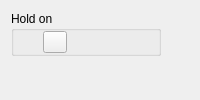
              <widget class="QWidget" name="tab">
               <attribute name="title">
                <string>Settings</string>
               </attribute>
               <layout class="QVBoxLayout" name="verticalLayout_17">
                <item>
                 <layout class="QVBoxLayout" name="verticalLayout_14">
                  <property name="spacing">
                   <number>-1</number>
                  </property>
                  <item>
                   <widget class="QGroupBox" name="groupBox_13">
                    <property name="sizePolicy">
                     <sizepolicy hsizetype="Preferred" vsizetype="Fixed">
                      <horstretch>0</horstretch>
                      <verstretch>0</verstretch>
                     </sizepolicy>
                    </property>
                    <property name="maximumSize">
                     <size>
                      <width>150</width>
                      <height>16777215</height>
                     </size>
                    </property>
                    <property name="toolTip">
                     <string/>
                    </property>
                    <property name="title">
                     <string>Hold on</string>
                    </property>
                    <property name="flat">
                     <bool>true</bool>
                    </property>
                    <layout class="QHBoxLayout" name="horizontalLayout_6">
                     <property name="spacing">
                      <number>-1</number>
                     </property>
                     <property name="leftMargin">
                      <number>0</number>
                     </property>
                     <property name="topMargin">
                      <number>0</number>
                     </property>
                     <property name="rightMargin">
                      <number>0</number>
                     </property>
                     <property name="bottomMargin">
                      <number>0</number>
                     </property>
                     <item>
                      <layout class="QHBoxLayout" name="horizontalLayout_17">
                       <property name="spacing">
                        <number>5</number>
                       </property>
                       <item>
                        <widget class="QPushButton" name="cb_hold_on_plot">
                         <property name="enabled">
                          <bool>true</bool>
                         </property>
                         <property name="sizePolicy">
                          <sizepolicy hsizetype="Fixed" vsizetype="Fixed">
                           <horstretch>0</horstretch>
                           <verstretch>0</verstretch>
                          </sizepolicy>
                         </property>
                         <property name="maximumSize">
                          <size>
                           <width>24</width>
                           <height>24</height>
                          </size>
                         </property>
                         <property name="toolTip">
                          <string>Add more time series plots</string>
                         </property>
                         <property name="toolTipDuration">
                          <number>-1</number>
                         </property>
                         <property name="autoFillBackground">
                          <bool>false</bool>
                         </property>
                         <property name="styleSheet">
                          <string notr="true">QPushButton:hover {
    border: 1px solid #bbb;
}

</string>
                         </property>
                         <property name="text">
                          <string/>
                         </property>
                         <property name="icon">
                          <iconset>
                           <normaloff>:/icons/icons/plot_hold_on.svg</normaloff>:/icons/icons/plot_hold_on.svg</iconset>
                         </property>
                         <property name="iconSize">
                          <size>
                           <width>20</width>
                           <height>20</height>
                          </size>
                         </property>
                         <property name="checkable">
                          <bool>true</bool>
                         </property>
                         <property name="checked">
                          <bool>false</bool>
                         </property>
                         <property name="flat">
                          <bool>true</bool>
                         </property>
                        </widget>
                       </item>
                       <item>
                        <widget class="QPushButton" name="cb_remove_last_plot">
                         <property name="sizePolicy">
                          <sizepolicy hsizetype="Fixed" vsizetype="Fixed">
                           <horstretch>0</horstretch>
                           <verstretch>0</verstretch>
                          </sizepolicy>
                         </property>
                         <property name="minimumSize">
                          <size>
                           <width>0</width>
                           <height>0</height>
                          </size>
                         </property>
                         <property name="maximumSize">
                          <size>
                           <width>24</width>
                           <height>24</height>
                          </size>
                         </property>
                         <property name="toolTip">
                          <string>Remove the last time series plot</string>
                         </property>
                         <property name="text">
                          <string/>
                         </property>
                         <property name="icon">
                          <iconset>
                           <normaloff>:/icons/icons/plot_remove_last.svg</normaloff>:/icons/icons/plot_remove_last.svg</iconset>
                         </property>
                         <property name="iconSize">
                          <size>
                           <width>20</width>
                           <height>20</height>
                          </size>
                         </property>
                        </widget>
                       </item>
                       <item>
                        <spacer name="horizontalSpacer_11">
                         <property name="toolTip">
                          <string/>
                         </property>
                         <property name="orientation">
                          <enum>Qt::Horizontal</enum>
                         </property>
                         <property name="sizeHint" stdset="0">
                          <size>
                           <width>40</width>
                           <height>20</height>
                          </size>
                         </property>
                        </spacer>
                       </item>
                      </layout>
                     </item>
                    </layout>
                   </widget>
                  </item>
                 </layout>
                </item>
                <item>
                 <spacer name="verticalSpacer_2">
                  <property name="toolTip">
                   <string/>
                  </property>
                  <property name="orientation">
                   <enum>Qt::Vertical</enum>
                  </property>
                  <property name="sizeHint" stdset="0">
                   <size>
                    <width>0</width>
                    <height>20</height>
                   </size>
                  </property>
                 </spacer>
                </item>
               </layout>
              </widget>
